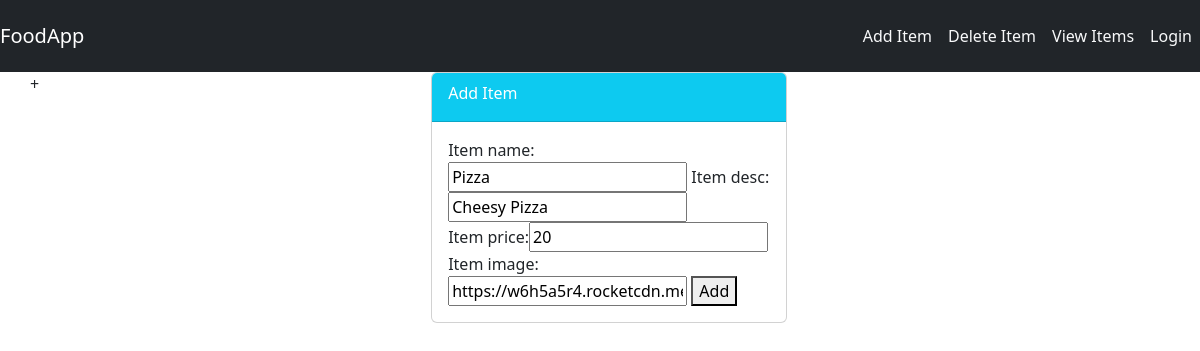
The app's page /food/update/1/, older data.
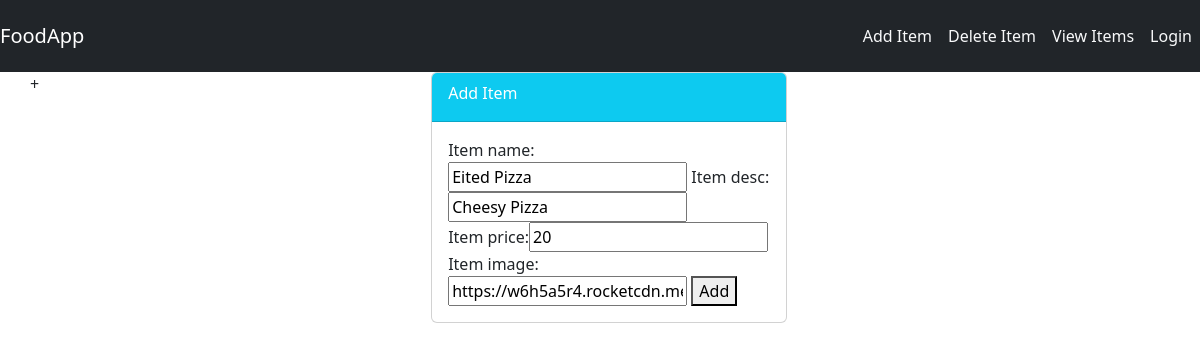
The same page, newer data.
### food/models.py (models this page shows, shortened)
class Item(models.Model):
    user_name = models.ForeignKey(User, on_delete=models.CASCADE, default=1)
    item_name = models.CharField(max_length=200)
    item_desc = models.CharField(max_length=200)
    item_price = models.IntegerField()
    item_image = models.CharField(max_length=500, default="https://canape.cdnflexcatering.com/themes/frontend/default/images/img-placeholder.png")

### food/views.py (the view)
# urls.py: path('update/<int:id>/', views.update_item, name="update_item"),
def update_item(request, id):
    item = Item.objects.get(id=id)
    form = ItemForm(request.POST or None, instance=item)
    if form.is_valid():
        form.save()
        return redirect('food:index')
    return render(request, "food/item-form.html", {'form': form, 'item': item})

### food/forms.py
class ItemForm(forms.ModelForm):
    class Meta:
        model = Item
        fields = ['item_name', 'item_desc', 'item_price', 'item_image']

### food/templates/food/item-form.html (shortened to what this page needs)
{% extends 'food/base.html' %}
{% block body %}
<div class="container">
    <div class="row">+
        <div class="col-md-4 offset-md-4">
            <div class="card">
                <div class="card-header text-white bg-info">
                    <div class="card-title">
                        Add Item
                    </div>
                </div>
                <div class="card-body">
                    <form action="" method="POST">
                        {{ form }}
                        <button class="btn-info" type="submit">Add</button>
                    </form>
                </div>
            </div>
        </div>
    </div>
</div>
{% endblock %}

### food/templates/food/base.html (shortened to what this page needs)
<!DOCTYPE html>
<html lang="en">
    <head>
{% load static %}
    <link rel="stylesheet" href="{% static 'food/styles.css' %}">
    <link href="https://cdn.jsdelivr.net/npm/bootstrap@5.3.3/dist/css/bootstrap.min.css" rel="stylesheet">
</head>
    <body>
        <nav class="navbar navbar-dark bg-dark">
            <a href="#" class="navbar-brand">FoodApp</a>
            <div class="navbar">
                <a class="nav-item nav-link text-light m-2" href="{% url 'food:create_item' %}">Add Item</a>
                <a class="nav-item nav-link text-light m-2" href="">Delete Item</a>
                <a class="nav-item nav-link text-light m-2" href="">View Items</a>
                {% if user.is_authenticated %}
                    <a class="nav-item nav-link text-light m-2" href="{% url 'profile' %}">Profile</a>
                    <form id="logout-form" action="{% url 'logout' %}" method="post">
                        {% csrf_token %}
                    </form>
                    <a href="#" class="nav-item nav-link text-light m-2"
                       onclick="document.getElementById('logout-form').submit();">
                       Logout
                    </a>
                {% else %}
                    <a class="nav-item nav-link text-light m-2" href="{% url 'login' %}">Login</a>
                {% endif %}
            </div>
        </nav>
        {% block body %}
        {% endblock %}
    </body>
</html>

Row changes from the older to the newer data that the page shows:
changed Item "Cheesy Pizza": item_name "Pizza" → "Eited Pizza"
